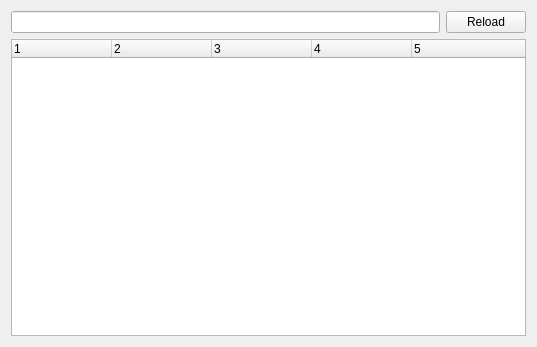
<?xml version="1.0" encoding="UTF-8"?>
<ui version="4.0">
 <class>Form</class>
 <widget class="QWidget" name="Form">
  <property name="geometry">
   <rect>
    <x>0</x>
    <y>0</y>
    <width>537</width>
    <height>347</height>
   </rect>
  </property>
  <property name="windowTitle">
   <string>Tiny reconfigure client</string>
  </property>
  <layout class="QGridLayout" name="gridLayout">
   <item row="0" column="0">
    <widget class="QLineEdit" name="editTopicRoot"/>
   </item>
   <item row="0" column="1">
    <widget class="QPushButton" name="btnReload">
     <property name="text">
      <string>Reload</string>
     </property>
    </widget>
   </item>
   <item row="1" column="0" colspan="2">
    <widget class="QTreeWidget" name="parameterTree">
     <property name="columnCount">
      <number>5</number>
     </property>
     <attribute name="headerVisible">
      <bool>true</bool>
     </attribute>
     <attribute name="headerCascadingSectionResizes">
      <bool>true</bool>
     </attribute>
     <column>
      <property name="text">
       <string notr="true">1</string>
      </property>
     </column>
     <column>
      <property name="text">
       <string notr="true">2</string>
      </property>
     </column>
     <column>
      <property name="text">
       <string notr="true">3</string>
      </property>
     </column>
     <column>
      <property name="text">
       <string notr="true">4</string>
      </property>
     </column>
     <column>
      <property name="text">
       <string notr="true">5</string>
      </property>
     </column>
    </widget>
   </item>
  </layout>
 </widget>
 <resources/>
 <connections/>
</ui>
